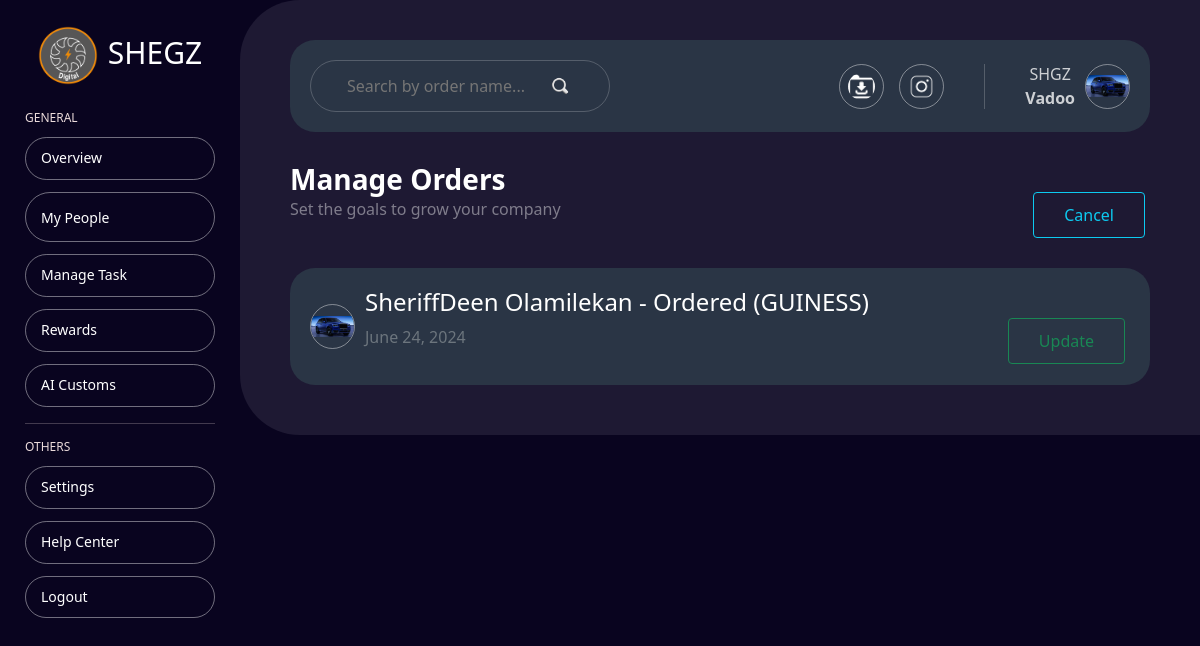
The app's page /order/314/ with its own data.
### jquery_ajax_app/models.py (models this page shows, shortened)
class Post(models.Model):
    name = models.CharField(max_length=100)
    drink = models.CharField(max_length=100)
    image = models.ImageField(default='default.jpg', upload_to='profile_pics')
    date_posted = models.DateTimeField(default=timezone.now)

### jquery_ajax_app/views.py (the view)
# urls.py: path('order/<int:pk>/', PostDetailView.as_view(), name='order-detail'),
class PostDetailView(DetailView):
    model = Post

### jquery_ajax_app/templates/jquery_ajax_app/post_detail.html (shortened to what this page needs)
{% extends 'jquery_ajax_app/base.html' %}
{% load static %}
{% block content %}
    <div class="main-background">
        <div class="search-nav">
            <div class="search-box">
                <input type="text" placeholder="Search by order name...">
                <img src="{% static 'jquery_ajax_app/img/search-icon.png' %}" alt="search-icon">
            </div>
            <div class="profile-settings">
                <div class="online-links">
                    <img src="{% static 'jquery_ajax_app/img/download.webp' %}" alt="download">
                    <img src="{% static 'jquery_ajax_app/img/instagram.png' %}" alt="instagram">
                </div>
                <div class="profile">
                    <div>
                        <p>SHGZ</p>
                        <p> <strong>Vadoo</strong> </p>
                    </div>
                    <img src="{{ object.image.url }}" alt="profile">
                </div>
            </div>
        </div>
        <div class="manage-task">
            <div class="maange-task-text">
                <h3>Manage Orders</h3>
                <p>Set the goals to grow your company</p>
            </div>
            <div class="from-group">
                <a href="{% url 'home' %}" class="btn btn-outline-info send">Cancel</a>
            </div>
        </div>
        <div class="search-nav">
            <div class="post">
                <img src="{{ object.image.url }}" alt="post">
                <div class="post-text">
                    <h4>{{ post.name }} - Ordered ({{ post.drink }})</h4>
                    <p class="text-muted">{{ post.date_posted|date:"F d, Y" }}</p>
                </div>
            </div>
            <div>
                <a href="{% url 'update-order' object.id %}" class="btn btn-outline-success send">Update</a>
            </div>
        </div>
    </div>
{% endblock %}

### records on screen
Post: image (picture), name "SheriffDeen Olamilekan", drink "GUINESS", date_posted "June 24, 2024"
